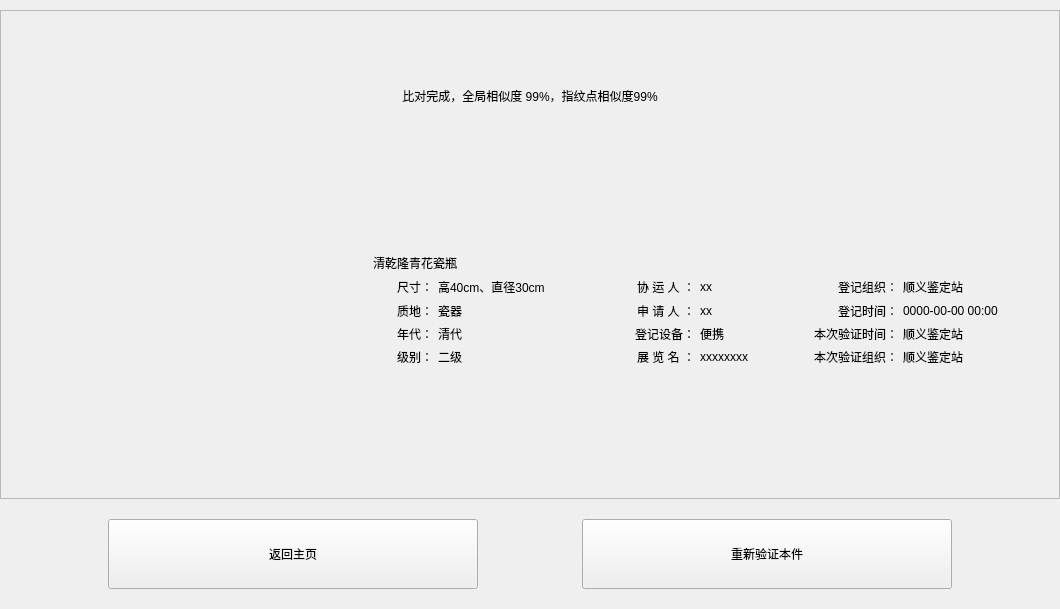
<?xml version="1.0" encoding="UTF-8"?>
<ui version="4.0">
 <class>WgtVerifyNo6Class</class>
 <widget class="QWidget" name="WgtVerifyNo6Class">
  <property name="geometry">
   <rect>
    <x>0</x>
    <y>0</y>
    <width>1060</width>
    <height>609</height>
   </rect>
  </property>
  <property name="windowTitle">
   <string>WgtVerifyNo6</string>
  </property>
  <layout class="QGridLayout" name="gridLayout_2">
   <property name="leftMargin">
    <number>0</number>
   </property>
   <property name="topMargin">
    <number>10</number>
   </property>
   <property name="rightMargin">
    <number>0</number>
   </property>
   <property name="bottomMargin">
    <number>0</number>
   </property>
   <property name="spacing">
    <number>0</number>
   </property>
   <item row="2" column="0">
    <widget class="QWidget" name="widgetTool" native="true">
     <property name="minimumSize">
      <size>
       <width>0</width>
       <height>110</height>
      </size>
     </property>
     <property name="maximumSize">
      <size>
       <width>16777215</width>
       <height>110</height>
      </size>
     </property>
     <layout class="QHBoxLayout" name="horizontalLayout_3">
      <item>
       <spacer name="horizontalSpacer_5">
        <property name="orientation">
         <enum>Qt::Orientation::Horizontal</enum>
        </property>
        <property name="sizeHint" stdset="0">
         <size>
          <width>40</width>
          <height>20</height>
         </size>
        </property>
       </spacer>
      </item>
      <item>
       <widget class="QPushButton" name="pushButtonBackHome">
        <property name="minimumSize">
         <size>
          <width>370</width>
          <height>70</height>
         </size>
        </property>
        <property name="text">
         <string>返回主页</string>
        </property>
       </widget>
      </item>
      <item>
       <spacer name="horizontalSpacer">
        <property name="orientation">
         <enum>Qt::Orientation::Horizontal</enum>
        </property>
        <property name="sizeHint" stdset="0">
         <size>
          <width>40</width>
          <height>20</height>
         </size>
        </property>
       </spacer>
      </item>
      <item>
       <widget class="QPushButton" name="pushButtonReVerify">
        <property name="minimumSize">
         <size>
          <width>370</width>
          <height>70</height>
         </size>
        </property>
        <property name="text">
         <string>重新验证本件</string>
        </property>
       </widget>
      </item>
      <item>
       <spacer name="horizontalSpacer_2">
        <property name="orientation">
         <enum>Qt::Orientation::Horizontal</enum>
        </property>
        <property name="sizeHint" stdset="0">
         <size>
          <width>40</width>
          <height>20</height>
         </size>
        </property>
       </spacer>
      </item>
     </layout>
    </widget>
   </item>
   <item row="1" column="0">
    <widget class="QScrollArea" name="scrollArea">
     <property name="widgetResizable">
      <bool>true</bool>
     </property>
     <widget class="QWidget" name="scrollAreaWidgetContents">
      <property name="geometry">
       <rect>
        <x>0</x>
        <y>0</y>
        <width>1058</width>
        <height>487</height>
       </rect>
      </property>
      <layout class="QVBoxLayout" name="verticalLayout">
       <property name="spacing">
        <number>0</number>
       </property>
       <property name="leftMargin">
        <number>0</number>
       </property>
       <property name="topMargin">
        <number>0</number>
       </property>
       <property name="rightMargin">
        <number>0</number>
       </property>
       <property name="bottomMargin">
        <number>0</number>
       </property>
       <item>
        <widget class="QWidget" name="widget" native="true">
         <property name="minimumSize">
          <size>
           <width>0</width>
           <height>55</height>
          </size>
         </property>
         <property name="maximumSize">
          <size>
           <width>16777215</width>
           <height>55</height>
          </size>
         </property>
         <layout class="QHBoxLayout" name="horizontalLayout_4">
          <property name="spacing">
           <number>0</number>
          </property>
          <property name="leftMargin">
           <number>0</number>
          </property>
          <property name="topMargin">
           <number>0</number>
          </property>
          <property name="rightMargin">
           <number>0</number>
          </property>
          <property name="bottomMargin">
           <number>0</number>
          </property>
          <item>
           <spacer name="horizontalSpacer_11">
            <property name="orientation">
             <enum>Qt::Orientation::Horizontal</enum>
            </property>
            <property name="sizeHint" stdset="0">
             <size>
              <width>40</width>
              <height>20</height>
             </size>
            </property>
           </spacer>
          </item>
          <item>
           <widget class="QLabel" name="labelVerifyResult">
            <property name="minimumSize">
             <size>
              <width>658</width>
              <height>55</height>
             </size>
            </property>
            <property name="maximumSize">
             <size>
              <width>658</width>
              <height>55</height>
             </size>
            </property>
            <property name="text">
             <string>比对完成，全局相似度 99%，指纹点相似度99%</string>
            </property>
            <property name="alignment">
             <set>Qt::AlignmentFlag::AlignCenter</set>
            </property>
           </widget>
          </item>
          <item>
           <spacer name="horizontalSpacer_12">
            <property name="orientation">
             <enum>Qt::Orientation::Horizontal</enum>
            </property>
            <property name="sizeHint" stdset="0">
             <size>
              <width>40</width>
              <height>20</height>
             </size>
            </property>
           </spacer>
          </item>
         </layout>
        </widget>
       </item>
       <item>
        <widget class="QWidget" name="widget_3" native="true">
         <property name="minimumSize">
          <size>
           <width>0</width>
           <height>260</height>
          </size>
         </property>
         <property name="maximumSize">
          <size>
           <width>16777215</width>
           <height>260</height>
          </size>
         </property>
         <layout class="QHBoxLayout" name="horizontalLayout_2">
          <property name="spacing">
           <number>0</number>
          </property>
          <property name="leftMargin">
           <number>0</number>
          </property>
          <property name="topMargin">
           <number>0</number>
          </property>
          <property name="rightMargin">
           <number>10</number>
          </property>
          <property name="bottomMargin">
           <number>0</number>
          </property>
          <item>
           <spacer name="horizontalSpacer_6">
            <property name="orientation">
             <enum>Qt::Orientation::Horizontal</enum>
            </property>
            <property name="sizeHint" stdset="0">
             <size>
              <width>40</width>
              <height>20</height>
             </size>
            </property>
           </spacer>
          </item>
          <item>
           <widget class="QLabel" name="labelImage">
            <property name="minimumSize">
             <size>
              <width>279</width>
              <height>157</height>
             </size>
            </property>
            <property name="maximumSize">
             <size>
              <width>279</width>
              <height>157</height>
             </size>
            </property>
            <property name="text">
             <string/>
            </property>
           </widget>
          </item>
          <item>
           <spacer name="horizontalSpacer_7">
            <property name="orientation">
             <enum>Qt::Orientation::Horizontal</enum>
            </property>
            <property name="sizeHint" stdset="0">
             <size>
              <width>40</width>
              <height>20</height>
             </size>
            </property>
           </spacer>
          </item>
          <item>
           <widget class="QWidget" name="widget_4" native="true">
            <layout class="QGridLayout" name="gridLayout">
             <property name="leftMargin">
              <number>10</number>
             </property>
             <property name="topMargin">
              <number>10</number>
             </property>
             <property name="rightMargin">
              <number>10</number>
             </property>
             <property name="bottomMargin">
              <number>10</number>
             </property>
             <property name="spacing">
              <number>5</number>
             </property>
             <item row="3" column="5">
              <spacer name="horizontalSpacer_9">
               <property name="orientation">
                <enum>Qt::Orientation::Horizontal</enum>
               </property>
               <property name="sizeHint" stdset="0">
                <size>
                 <width>40</width>
                 <height>20</height>
                </size>
               </property>
              </spacer>
             </item>
             <item row="2" column="0" colspan="8">
              <widget class="QLabel" name="labelName">
               <property name="maximumSize">
                <size>
                 <width>16777215</width>
                 <height>152</height>
                </size>
               </property>
               <property name="text">
                <string>清乾隆青花瓷瓶</string>
               </property>
              </widget>
             </item>
             <item row="5" column="7">
              <widget class="QLabel" name="labelVerifyTime">
               <property name="maximumSize">
                <size>
                 <width>16777215</width>
                 <height>152</height>
                </size>
               </property>
               <property name="text">
                <string>顺义鉴定站</string>
               </property>
              </widget>
             </item>
             <item row="6" column="6">
              <widget class="QLabel" name="label_16">
               <property name="minimumSize">
                <size>
                 <width>100</width>
                 <height>0</height>
                </size>
               </property>
               <property name="maximumSize">
                <size>
                 <width>100</width>
                 <height>16777215</height>
                </size>
               </property>
               <property name="text">
                <string>本次验证组织：</string>
               </property>
               <property name="alignment">
                <set>Qt::AlignmentFlag::AlignRight|Qt::AlignmentFlag::AlignTrailing|Qt::AlignmentFlag::AlignVCenter</set>
               </property>
              </widget>
             </item>
             <item row="5" column="6">
              <widget class="QLabel" name="label_15">
               <property name="minimumSize">
                <size>
                 <width>100</width>
                 <height>0</height>
                </size>
               </property>
               <property name="maximumSize">
                <size>
                 <width>100</width>
                 <height>16777215</height>
                </size>
               </property>
               <property name="text">
                <string>本次验证时间：</string>
               </property>
               <property name="alignment">
                <set>Qt::AlignmentFlag::AlignRight|Qt::AlignmentFlag::AlignTrailing|Qt::AlignmentFlag::AlignVCenter</set>
               </property>
              </widget>
             </item>
             <item row="6" column="7">
              <widget class="QLabel" name="labelVerifyAgency">
               <property name="maximumSize">
                <size>
                 <width>16777215</width>
                 <height>152</height>
                </size>
               </property>
               <property name="text">
                <string>顺义鉴定站</string>
               </property>
              </widget>
             </item>
             <item row="1" column="0" colspan="8">
              <spacer name="verticalSpacer">
               <property name="orientation">
                <enum>Qt::Orientation::Vertical</enum>
               </property>
               <property name="sizeHint" stdset="0">
                <size>
                 <width>20</width>
                 <height>40</height>
                </size>
               </property>
              </spacer>
             </item>
             <item row="8" column="0" colspan="8">
              <spacer name="verticalSpacer_3">
               <property name="orientation">
                <enum>Qt::Orientation::Vertical</enum>
               </property>
               <property name="sizeHint" stdset="0">
                <size>
                 <width>20</width>
                 <height>40</height>
                </size>
               </property>
              </spacer>
             </item>
             <item row="4" column="6">
              <widget class="QLabel" name="label_14">
               <property name="minimumSize">
                <size>
                 <width>100</width>
                 <height>0</height>
                </size>
               </property>
               <property name="maximumSize">
                <size>
                 <width>100</width>
                 <height>16777215</height>
                </size>
               </property>
               <property name="text">
                <string>登记时间：</string>
               </property>
               <property name="alignment">
                <set>Qt::AlignmentFlag::AlignRight|Qt::AlignmentFlag::AlignTrailing|Qt::AlignmentFlag::AlignVCenter</set>
               </property>
              </widget>
             </item>
             <item row="3" column="1">
              <widget class="QLabel" name="labelSize">
               <property name="maximumSize">
                <size>
                 <width>16777215</width>
                 <height>152</height>
                </size>
               </property>
               <property name="text">
                <string>高40cm、直径30cm</string>
               </property>
              </widget>
             </item>
             <item row="4" column="1">
              <widget class="QLabel" name="labelTexture">
               <property name="maximumSize">
                <size>
                 <width>16777215</width>
                 <height>152</height>
                </size>
               </property>
               <property name="text">
                <string>瓷器</string>
               </property>
              </widget>
             </item>
             <item row="6" column="0">
              <widget class="QLabel" name="label">
               <property name="minimumSize">
                <size>
                 <width>60</width>
                 <height>0</height>
                </size>
               </property>
               <property name="maximumSize">
                <size>
                 <width>60</width>
                 <height>16777215</height>
                </size>
               </property>
               <property name="text">
                <string>级别：</string>
               </property>
               <property name="alignment">
                <set>Qt::AlignmentFlag::AlignRight|Qt::AlignmentFlag::AlignTrailing|Qt::AlignmentFlag::AlignVCenter</set>
               </property>
              </widget>
             </item>
             <item row="3" column="6">
              <widget class="QLabel" name="label_13">
               <property name="minimumSize">
                <size>
                 <width>100</width>
                 <height>0</height>
                </size>
               </property>
               <property name="maximumSize">
                <size>
                 <width>100</width>
                 <height>16777215</height>
                </size>
               </property>
               <property name="text">
                <string>登记组织：</string>
               </property>
               <property name="alignment">
                <set>Qt::AlignmentFlag::AlignRight|Qt::AlignmentFlag::AlignTrailing|Qt::AlignmentFlag::AlignVCenter</set>
               </property>
              </widget>
             </item>
             <item row="3" column="2">
              <spacer name="horizontalSpacer_8">
               <property name="orientation">
                <enum>Qt::Orientation::Horizontal</enum>
               </property>
               <property name="sizeHint" stdset="0">
                <size>
                 <width>40</width>
                 <height>20</height>
                </size>
               </property>
              </spacer>
             </item>
             <item row="6" column="1">
              <widget class="QLabel" name="labelLevel">
               <property name="maximumSize">
                <size>
                 <width>16777215</width>
                 <height>152</height>
                </size>
               </property>
               <property name="text">
                <string>二级</string>
               </property>
              </widget>
             </item>
             <item row="4" column="7">
              <widget class="QLabel" name="labelRegTime">
               <property name="maximumSize">
                <size>
                 <width>16777215</width>
                 <height>152</height>
                </size>
               </property>
               <property name="text">
                <string>0000-00-00 00:00</string>
               </property>
              </widget>
             </item>
             <item row="5" column="1">
              <widget class="QLabel" name="labelAge">
               <property name="maximumSize">
                <size>
                 <width>16777215</width>
                 <height>152</height>
                </size>
               </property>
               <property name="text">
                <string>清代</string>
               </property>
              </widget>
             </item>
             <item row="3" column="7">
              <widget class="QLabel" name="labelAgency">
               <property name="maximumSize">
                <size>
                 <width>16777215</width>
                 <height>152</height>
                </size>
               </property>
               <property name="text">
                <string>顺义鉴定站</string>
               </property>
              </widget>
             </item>
             <item row="4" column="0">
              <widget class="QLabel" name="label_4">
               <property name="minimumSize">
                <size>
                 <width>60</width>
                 <height>0</height>
                </size>
               </property>
               <property name="maximumSize">
                <size>
                 <width>60</width>
                 <height>16777215</height>
                </size>
               </property>
               <property name="text">
                <string>质地：</string>
               </property>
               <property name="alignment">
                <set>Qt::AlignmentFlag::AlignRight|Qt::AlignmentFlag::AlignTrailing|Qt::AlignmentFlag::AlignVCenter</set>
               </property>
              </widget>
             </item>
             <item row="3" column="0">
              <widget class="QLabel" name="label_3">
               <property name="minimumSize">
                <size>
                 <width>60</width>
                 <height>0</height>
                </size>
               </property>
               <property name="maximumSize">
                <size>
                 <width>60</width>
                 <height>16777215</height>
                </size>
               </property>
               <property name="text">
                <string>尺寸：</string>
               </property>
               <property name="alignment">
                <set>Qt::AlignmentFlag::AlignRight|Qt::AlignmentFlag::AlignTrailing|Qt::AlignmentFlag::AlignVCenter</set>
               </property>
              </widget>
             </item>
             <item row="5" column="0">
              <widget class="QLabel" name="label_2">
               <property name="minimumSize">
                <size>
                 <width>60</width>
                 <height>0</height>
                </size>
               </property>
               <property name="maximumSize">
                <size>
                 <width>60</width>
                 <height>16777215</height>
                </size>
               </property>
               <property name="text">
                <string>年代：</string>
               </property>
               <property name="alignment">
                <set>Qt::AlignmentFlag::AlignRight|Qt::AlignmentFlag::AlignTrailing|Qt::AlignmentFlag::AlignVCenter</set>
               </property>
              </widget>
             </item>
             <item row="3" column="3">
              <widget class="QLabel" name="label_7">
               <property name="minimumSize">
                <size>
                 <width>100</width>
                 <height>0</height>
                </size>
               </property>
               <property name="maximumSize">
                <size>
                 <width>100</width>
                 <height>16777215</height>
                </size>
               </property>
               <property name="text">
                <string>协 运 人 ：</string>
               </property>
               <property name="alignment">
                <set>Qt::AlignmentFlag::AlignRight|Qt::AlignmentFlag::AlignTrailing|Qt::AlignmentFlag::AlignVCenter</set>
               </property>
              </widget>
             </item>
             <item row="4" column="3">
              <widget class="QLabel" name="label_8">
               <property name="minimumSize">
                <size>
                 <width>100</width>
                 <height>0</height>
                </size>
               </property>
               <property name="maximumSize">
                <size>
                 <width>100</width>
                 <height>16777215</height>
                </size>
               </property>
               <property name="text">
                <string>申 请 人 ：</string>
               </property>
               <property name="alignment">
                <set>Qt::AlignmentFlag::AlignRight|Qt::AlignmentFlag::AlignTrailing|Qt::AlignmentFlag::AlignVCenter</set>
               </property>
              </widget>
             </item>
             <item row="5" column="3">
              <widget class="QLabel" name="label_5">
               <property name="minimumSize">
                <size>
                 <width>100</width>
                 <height>0</height>
                </size>
               </property>
               <property name="maximumSize">
                <size>
                 <width>100</width>
                 <height>16777215</height>
                </size>
               </property>
               <property name="text">
                <string>登记设备：</string>
               </property>
               <property name="alignment">
                <set>Qt::AlignmentFlag::AlignRight|Qt::AlignmentFlag::AlignTrailing|Qt::AlignmentFlag::AlignVCenter</set>
               </property>
              </widget>
             </item>
             <item row="6" column="3">
              <widget class="QLabel" name="labelExhibitionTitleKey">
               <property name="minimumSize">
                <size>
                 <width>100</width>
                 <height>0</height>
                </size>
               </property>
               <property name="maximumSize">
                <size>
                 <width>100</width>
                 <height>16777215</height>
                </size>
               </property>
               <property name="text">
                <string>展 览 名 ：</string>
               </property>
               <property name="alignment">
                <set>Qt::AlignmentFlag::AlignRight|Qt::AlignmentFlag::AlignTrailing|Qt::AlignmentFlag::AlignVCenter</set>
               </property>
              </widget>
             </item>
             <item row="3" column="4">
              <widget class="QLabel" name="labelCarrier">
               <property name="maximumSize">
                <size>
                 <width>16777215</width>
                 <height>152</height>
                </size>
               </property>
               <property name="text">
                <string>xx</string>
               </property>
              </widget>
             </item>
             <item row="4" column="4">
              <widget class="QLabel" name="labelApplicant">
               <property name="maximumSize">
                <size>
                 <width>16777215</width>
                 <height>152</height>
                </size>
               </property>
               <property name="text">
                <string>xx</string>
               </property>
              </widget>
             </item>
             <item row="5" column="4">
              <widget class="QLabel" name="labelDevice">
               <property name="maximumSize">
                <size>
                 <width>16777215</width>
                 <height>152</height>
                </size>
               </property>
               <property name="text">
                <string>便携</string>
               </property>
              </widget>
             </item>
             <item row="6" column="4">
              <widget class="QLabel" name="labelExhibitionTitle">
               <property name="maximumSize">
                <size>
                 <width>16777215</width>
                 <height>152</height>
                </size>
               </property>
               <property name="text">
                <string>xxxxxxxx</string>
               </property>
              </widget>
             </item>
            </layout>
           </widget>
          </item>
          <item>
           <spacer name="horizontalSpacer_10">
            <property name="orientation">
             <enum>Qt::Orientation::Horizontal</enum>
            </property>
            <property name="sizeHint" stdset="0">
             <size>
              <width>40</width>
              <height>20</height>
             </size>
            </property>
           </spacer>
          </item>
         </layout>
        </widget>
       </item>
       <item>
        <layout class="QGridLayout" name="GridLayoutImageView"/>
       </item>
      </layout>
     </widget>
    </widget>
   </item>
  </layout>
 </widget>
 <layoutdefault spacing="6" margin="11"/>
 <resources/>
 <connections/>
</ui>
